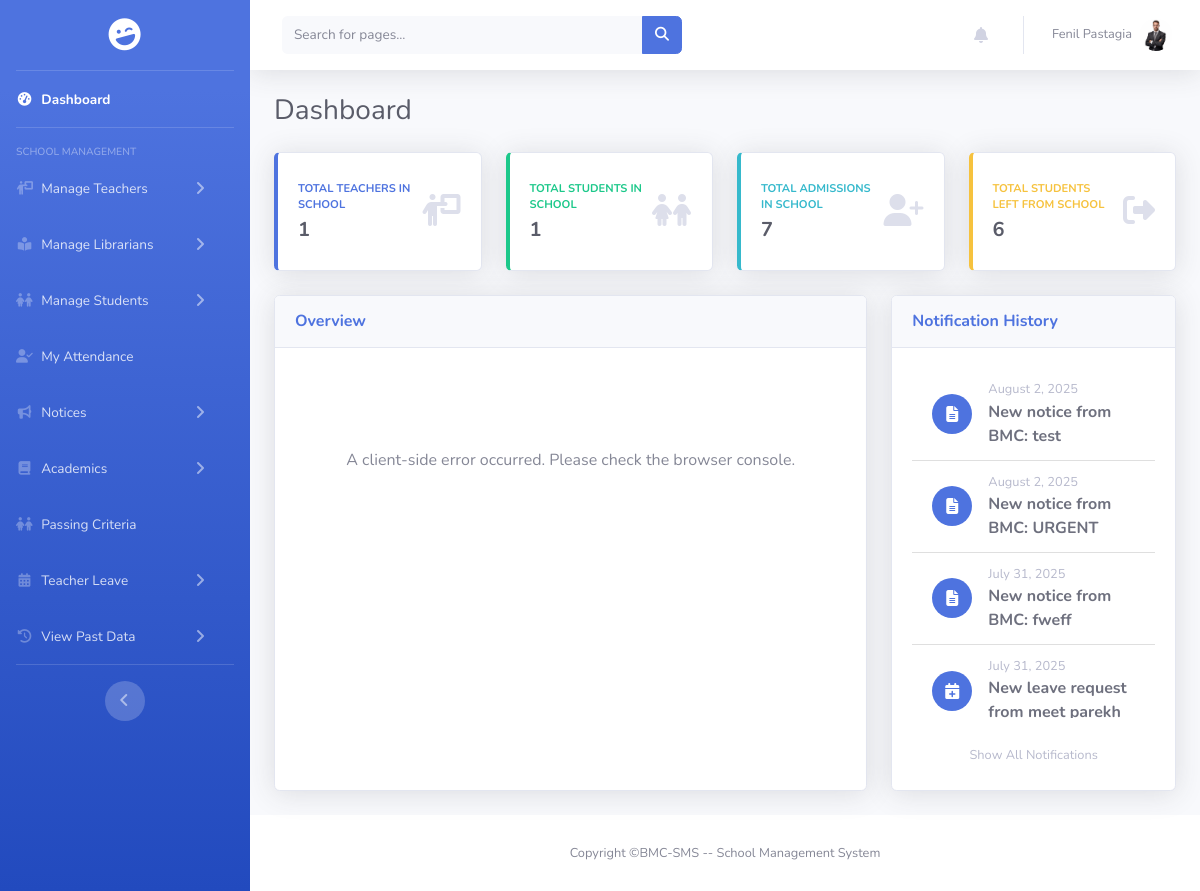
The page /dashboard.php (signed in) on the database its author committed.
### tables this page shows
CREATE TABLE `notifications` (
  `id` int(11) NOT NULL,
  `user_id` int(11) NOT NULL,
  `message` varchar(255) NOT NULL,
  `link` varchar(255) DEFAULT NULL,
  `is_read` tinyint(1) NOT NULL DEFAULT 0,
  `created_at` timestamp NOT NULL DEFAULT current_timestamp(),
  `type` varchar(50) DEFAULT NULL
);

### dashboard.php (the view, shortened to what the rows shown need)
<?php
include_once "encryption.php";
include_once "./includes/connect.php";
$userId = null;
if (isset($_COOKIE['encrypted_user_id'])) {
    $userId = decrypt_id($_COOKIE['encrypted_user_id']);
}
$historical_notifications = [];
if ($userId && isset($conn) && $conn->ping()) {
    $stmt_hist_notif = $conn->prepare("SELECT id, message, link, type, created_at FROM notifications WHERE user_id = ? AND is_read = 1 ORDER BY created_at DESC LIMIT 6");
    $stmt_hist_notif->bind_param("i", $userId);
    $stmt_hist_notif->execute();
    $result_hist_notif = $stmt_hist_notif->get_result();
    while ($row = $result_hist_notif->fetch_assoc()) {
        $historical_notifications[] = $row;
    }
}
?>
<!DOCTYPE html>
<html lang="en">
<head>
    <link href="/BMC-SMS/assets/css/sb-admin-2.min.css" rel="stylesheet">
    <link rel="stylesheet" href="/BMC-SMS/assets/css/notification_window.css">
    <link rel="stylesheet" href="/BMC-SMS/assets/css/sidebar.css">
    <link rel="stylesheet" href="/BMC-SMS/assets/css/scrollbar_hidden.css">
    <link rel="stylesheet" href="https://cdnjs.cloudflare.com/ajax/libs/font-awesome/6.5.2/css/all.min.css" />
</head>
<body id="page-top">
    <div id="wrapper">
        <div id="content-wrapper" class="d-flex flex-column">
            <div id="content">
                <?php
                include './includes/header.php';
                ?>
                <div class="container-fluid">
                    <div class="d-sm-flex align-items-center justify-content-between mb-4">
                        <h1 class="h3 mb-0 text-gray-800">Dashboard</h1>
                    </div>
                    <div class="row mb-4">
                        <div class="col-xl-4 col-lg-5">
                            <div class="card shadow mb-4 h-100">
                                <div class="card-body d-flex flex-column">
                                    <div class="list-group list-group-flush notification-dashboard-list">
                                        <?php if (empty($historical_notifications)): ?>
                                            <div class="list-group-item d-flex align-items-center">
                                                <div class="mr-3">
                                                    <div class="icon-circle bg-secondary">
                                                        <i class="fas fa-info-circle text-white"></i>
                                                    </div>
                                                </div>
                                                <div>
                                                    <div class="small text-gray-500">All caught up!</div>
                                                    No older notifications found.
                                                </div>
                                            </div>
                                        <?php else: ?>
                                            <?php foreach ($historical_notifications as $notification): ?>
                                                <?php
                                                    $base_link = htmlspecialchars(BASE_WEB_PATH . ltrim($notification['link'], '/'));
                                                ?>
                                                <a class="list-group-item list-group-item-action d-flex align-items-center" href="<?php echo $base_link; ?>">
                                                    <div class="mr-3">
                                                        <div class="icon-circle bg-primary">
                                                            <i class="<?php echo getNotificationIcon($notification['type']); ?>"></i>
                                                        </div>
                                                    </div>
                                                    <div>
                                                        <div class="small text-gray-500">
                                                            <?php echo date('F j, Y', strtotime($notification['created_at'])); ?>
                                                        </div>
                                                        <span class="font-weight-bold"><?php echo htmlspecialchars($notification['message']); ?></span>
                                                    </div>
                                                </a>
                                            <?php endforeach; ?>
                                        <?php endif; ?>
                                    </div>
                                </div>
                            </div>
                        </div>
                    </div>
                </div>
            </div>
        </div>
    </div>
</body>
</html>

### rows shown on the page
notifications: created_at "August 2, 2025", message "New notice from BMC: test"
notifications: created_at "August 2, 2025", message "New notice from BMC: URGENT"
notifications: created_at "July 31, 2025", message "New notice from BMC: fweff"
notifications: created_at "July 31, 2025", message "New leave request from meet parekh"

### other values the page prints
$userName "Fenil Pastagia"
$totalTeachers "1"
$totalStudents "1"
$totalAdmissions "7"
$totalStudentsLeft "6"
